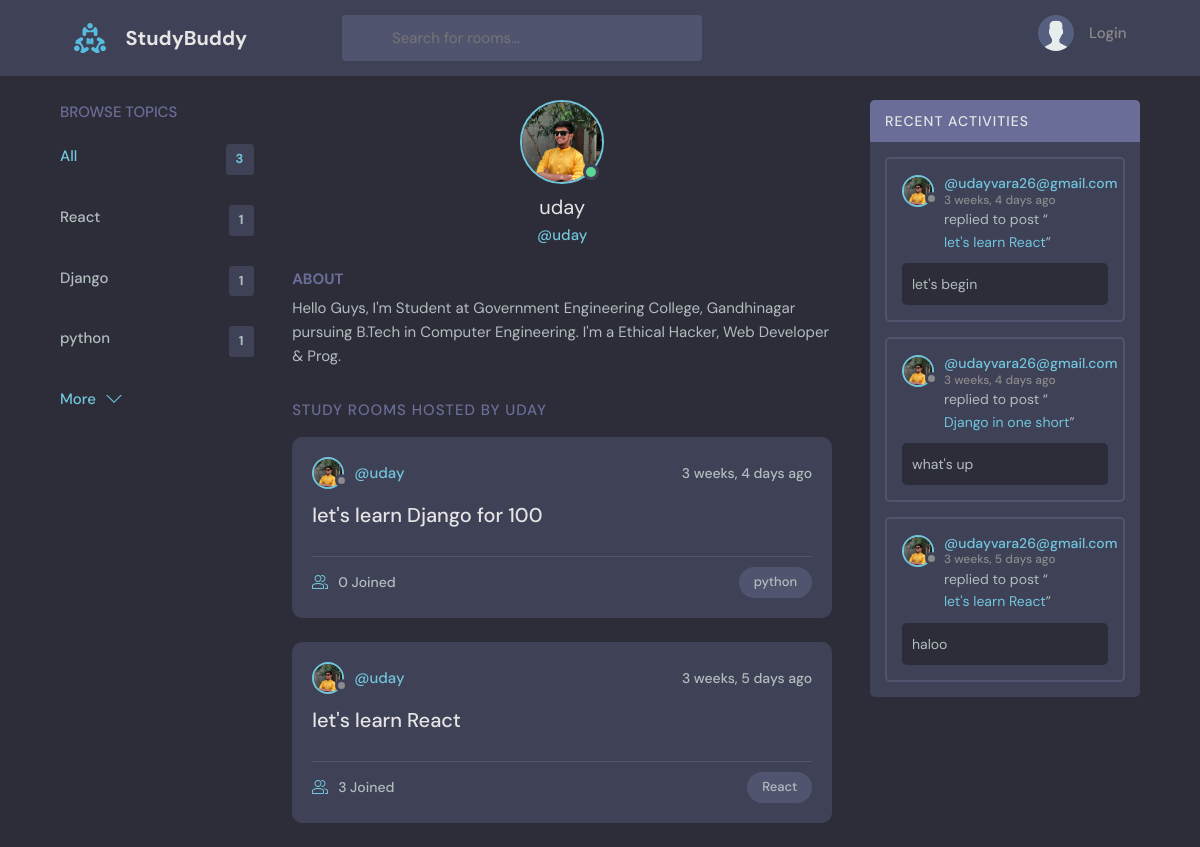
Page /profile/1/ on the committed database.
### base/models.py (models this page shows, shortened)
class Topic(models.Model):
    name = models.CharField(max_length=200)

class User(AbstractUser):
    name = models.CharField(max_length= 200 , null= True)
    email = models.EmailField( unique=True,null= True)
    bio = models.TextField(null= True)
    avatar = models.ImageField(null = True , default = "avatar.svg")
    USERNAME_FIELD = 'email'
    REQUIRED_FIELDS = ['username']

class Room(models.Model):
    host = models.ForeignKey(User, on_delete=models.SET_NULL, null=True)
    topic = models.ForeignKey(Topic, on_delete=models.SET_NULL, null=True)
    name = models.CharField(max_length=200)
    description = models.TextField(null=True, blank=True)
    participants = models.ManyToManyField(User, related_name='participants', blank=True)
    update = models.DateTimeField(auto_now=True)
    created = models.DateTimeField(auto_now_add=True)
    class Meta:
        ordering = ['-update', '-created']
    def __str__(self):
        return self.name

class Message(models.Model):
    user = models.ForeignKey(User,on_delete=models.CASCADE)
    room= models.ForeignKey(Room,on_delete=models.CASCADE)
    body = models.TextField()
    update = models.DateTimeField(auto_now=True)
    created = models.DateTimeField(auto_now_add=True)
    class Meta:
        ordering = ['-update', '-created']

### base/views.py (the view)
# urls.py: path('profile/<str:pk>/',views.userProfile, name = 'user-Profile'),
def userProfile(request,pk):
    user = User.objects.get(id = pk)
    rooms = user.room_set.all()
    room_messages = user.message_set.all()
    topics = Topic.objects.all()
    context = {'user': user, 'rooms': rooms ,'room_messages': room_messages , 'topics': topics}
    return render(request, 'base/profile.html', context)

### base/templates/base/profile.html (shortened to what this page needs)
{% extends 'main.html' %}
{% block content %}
  <main class="profile-page layout layout--3">
    <div class="container">
      {% include 'base/topics_component.html' %}
      <div class="roomList">
        <div class="profile">
          <div class="profile__avatar">
            <div class="avatar avatar--large active">
              <img src="{{user.avatar.url }}" alt="" />
            </div>
          </div>
          <div class="profile__info">
            <h3>{{user.username}}</h3>
            <p>@{{user.username}}</p>
          </div>
          <div class="profile__about">
            <h3>About</h3>
            <p>
             {{user.bio}}
            </p>
          </div>
        </div>
        <div class="roomList__header">
          <div>
            <h2>Study Rooms Hosted by {{user.username}}</a>
            </h2>
          </div>
        </div>
        {% include 'base/feed_component.html' %}
      </div>
      {% include 'base/activity_component.html' %}
    </div>
  </main>
  {% endblock content %}

### base/templates/base/topics_component.html
<div class="topics">
    <div class="topics__header">
      <h2>Browse Topics</h2>
    </div>
    <ul class="topics__list">
      <li>
        <a href="{% url 'home' %}" class="active">All<span>{{topics.count}}</span></a>
      </li>
      {% for topic in topics %}
      <li>
        <a href="{% url 'home' %}?q={{topic.name}}">{{topic.name}}<span>{{topic.room_set.all.count}}</span></a>
      </li>
      {% endfor %}
    </ul>
    <a class="btn btn--link" href=" {% url 'topics' %}">
      More
      <svg version="1.1" xmlns="http://www.w3.org/2000/svg" width="32" height="32" viewBox="0 0 32 32">
        <title>chevron-down</title>
        <path d="M16 21l-13-13h-3l16 16 16-16h-3l-13 13z"></path>
      </svg>
    </a>
  </div>

### base/templates/base/feed_component.html (shortened to what this page needs)
{% for room in rooms %}
<div class="roomListRoom">
    <div class="roomListRoom__header">
        {% if room.host %}
        <a href="{% url 'user-Profile' room.host.id %}" class="roomListRoom__author">
         {% endif %}
        <div class="avatar avatar--small">
          <img src="{{room.host.avatar.url}}" />
        </div>
        <span>@{{room.host.username}}</span>
      </a>
      <div class="roomListRoom__actions">
        <span>{{room.created|timesince}} ago</span>
      </div>
    </div>
    <div class="roomListRoom__content">
      <a href="{% url 'room' room.id %}">{{room.name}}</a>
    </div>
    <div class="roomListRoom__meta">
      <a href="{% url 'room' room.id %}" class="roomListRoom__joined">
        {{room.participants.all.count}} Joined
      </a>
      <p class="roomListRoom__topic">{{room.topic.name}}</p>
    </div>
</div>
{% endfor %}

### base/templates/base/activity_component.html (shortened to what this page needs)
<div class="activities">
    <div class="activities__header">
      <h2>Recent Activities</h2>
    </div>
    {% for message in room_messages %}
    <div class="activities__box">
      <div class="activities__boxHeader roomListRoom__header">
        <a href="{% url 'user-Profile' message.user.id %}" class="roomListRoom__author">
          <div class="avatar avatar--small">
            <img src="{{message.user.avatar.url}}" />
          </div>
          <p>
            @{{ message.user }}
            <span> {{ message.created|timesince }} ago</span>
          </p>
        </a>
    </div>
      <div class="activities__boxContent">
        <p>replied to post “<a href="{% url 'room' message.room.id %}">{{message.room}}</a>”</p>
        <div class="activities__boxRoomContent">
          {{message.body}}
        </div>
      </div>
    </div>
    {% endfor %}
</div>

### rows in the picture
Topic: name "React", room_set.all.count "1"
Topic: name "Django", room_set.all.count "1"
Topic: name "python", room_set.all.count "1"
User: avatar (picture), username "uday", bio "Hello Guys, I'm Student at Government Engineering College, Gandhinagar pursuing B.Tech in Computer Engineering. I'm a Ethical Hacker, Web Developer & Prog.", username "UDAY"
Room: host.avatar (picture), host.username "uday", created "3 weeks, 4 days", name "let's learn Django for 100", participants.all.count "0", topic.name "python"
Room: host.avatar (picture), host.username "uday", created "3 weeks, 5 days", name "let's learn React", participants.all.count "3", topic.name "React"
Message: user.avatar (picture), user "udayvara26@gmail.com", created "3 weeks, 4 days", room "let's learn React", body "let's begin"
Message: user.avatar (picture), user "udayvara26@gmail.com", created "3 weeks, 4 days", room "Django in one short", body "what's up"
Message: user.avatar (picture), user "udayvara26@gmail.com", created "3 weeks, 5 days", room "let's learn React", body "haloo"

### other values in the picture
{{ topics.count }} "3"
